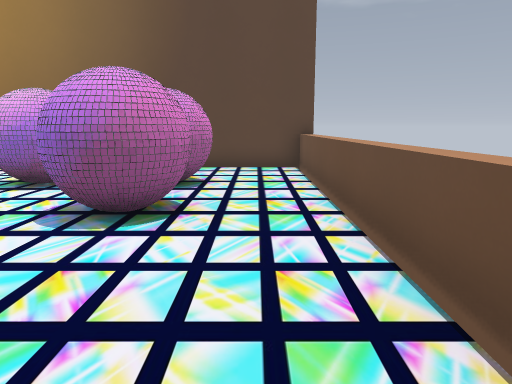
View 1 (above)

17 first-person views from a walk through a level from a Godot 3-D game. The camera is 1.2 m above the floor, tilts 10° down and sees 70° across. The floor is counted in squares, 1 m on a side. Each view is taken from the middle of a square. On the plan, view 1 faces up. The plan holds only what a view shows up to about 15 squares ahead; the rest is blank.

View 2
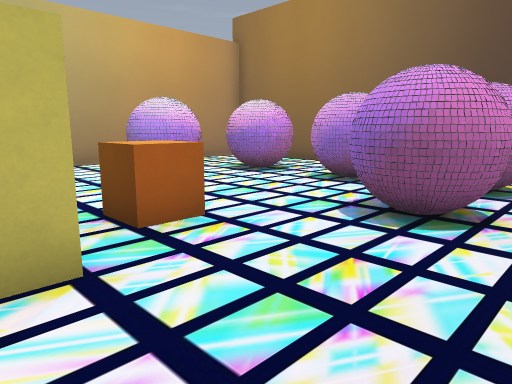

View 3
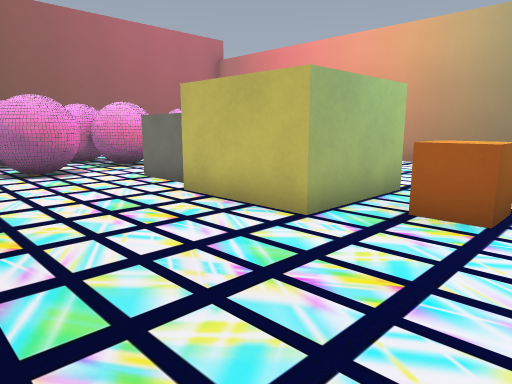

View 4
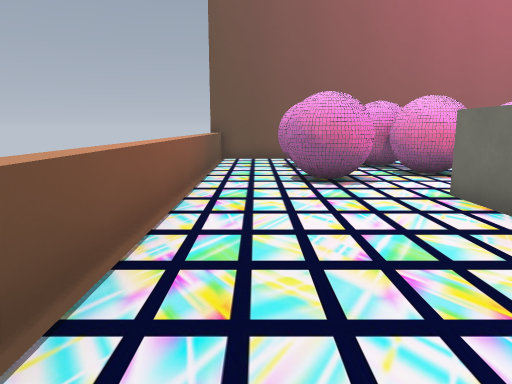

View 5
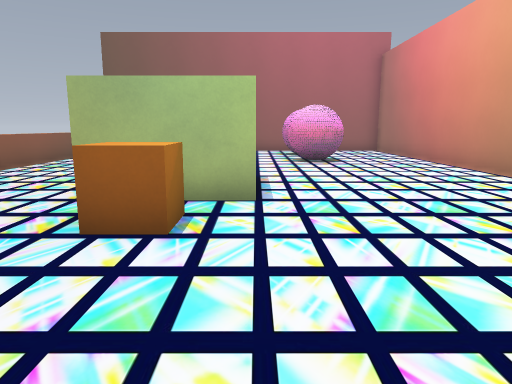

View 6
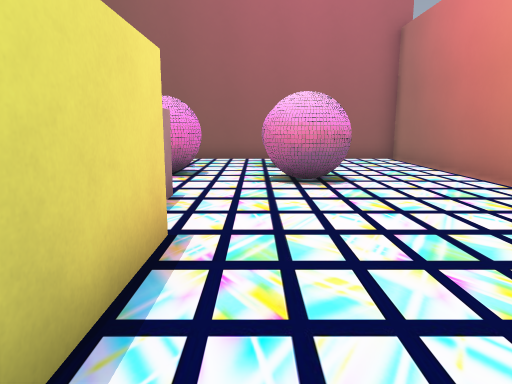

View 7
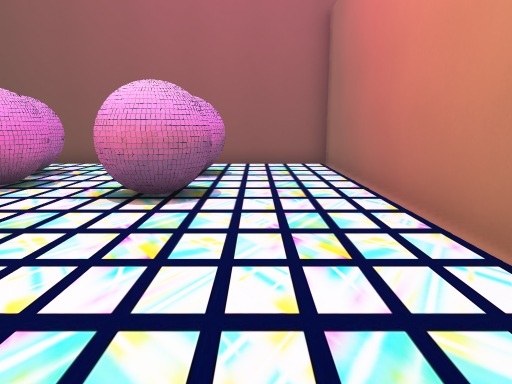

View 8
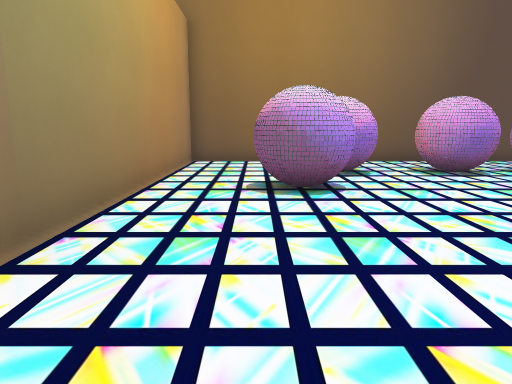

View 9
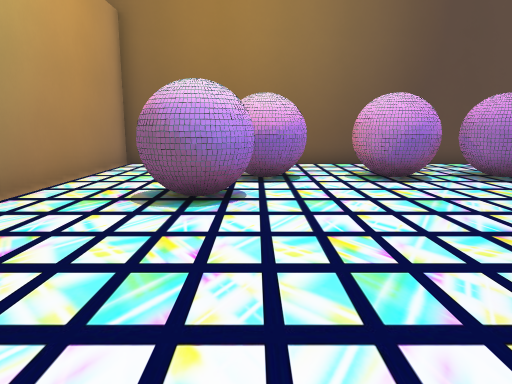

View 10
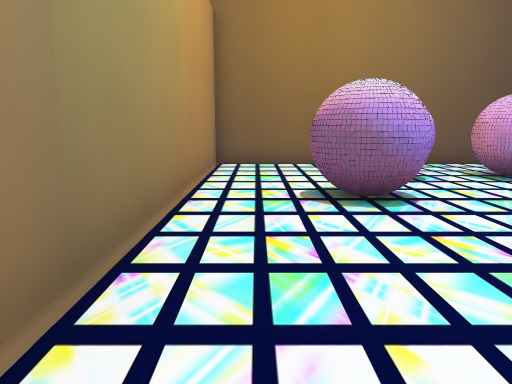

View 11
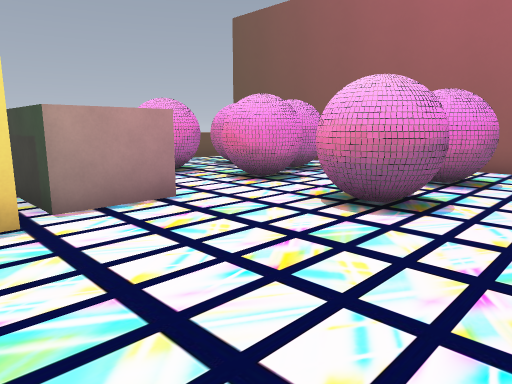

View 12
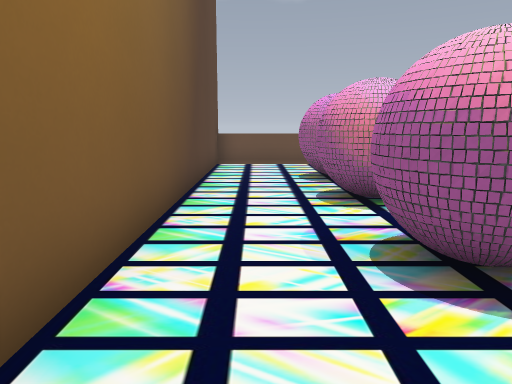

View 13
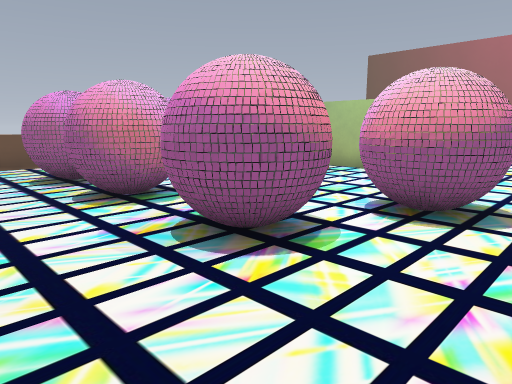

View 14
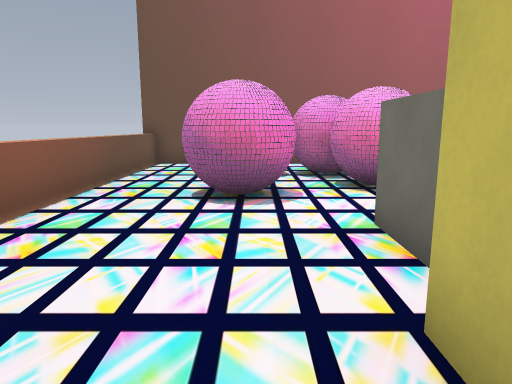

View 15
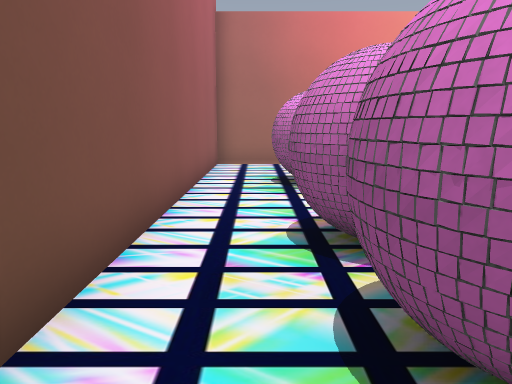

View 16
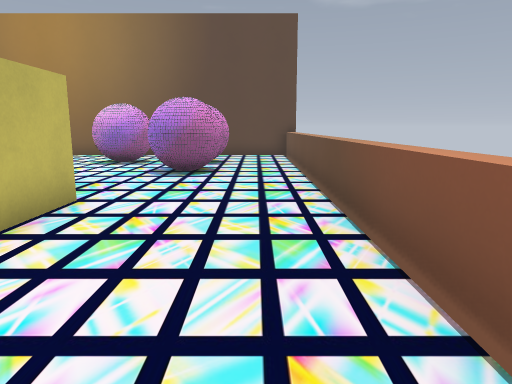

View 17
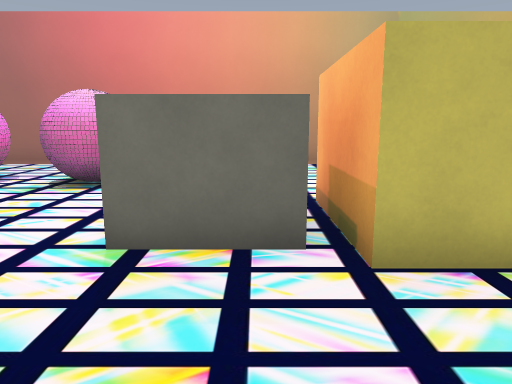

### Floor plan
Key: @ floor where view 1 was taken; # wall or solid block; x gap in a wall; . floor; ^ raised ledge; T thing the floor can be seen under or through.
Columns run from 13 left of view 1 to 2 right of it. Each row starts with its distance up from view 1.
 12 ###############
 11 #..............^
 10 #..............^
  9 #.......##.....^
  8 #....TT.##x##..^
  7 #....TT.##.#...^
  6 #..TTT.....# ..^
  5 #..TTT.....##..^
  4 #..............^
  3 #.......^^.....^
  2 #.......^^.....^
  1 #......####....^
  0 #......#  #..@.^
 -1 #......#  #....^
 -2 #......####....^
 -3 #.......^^.....^
 -4 #.......^^.....^
 -5 #..............^
 -6 #...##.....##..^
 -7 #...##..##.##..^
 -8 #.......##.....^
 -9 #...##...####..^
-10 #...##...####..^
-11 #..............^
-12 #..............^
-13 ###############

Where each view was taken, in squares from view 1:
view 1: 0 up, 0 right, facing up
view 2: 0 up, 0 right, facing up-left
view 3: 4 up, 1 right, facing down-left
view 4: 2 up, 0 right, facing down
view 5: 7 up, 6 left, facing down
view 6: 2 up, 7 left, facing down
view 7: 0 up, 10 left, facing down
view 8: 2 down, 10 left, facing up
view 9: 1 down, 8 left, facing up
view 10: 1 down, 11 left, facing up
view 11: 1 down, 11 left, facing down-right
view 12: 10 up, 11 left, facing right
view 13: 11 up, 11 left, facing down-right
view 14: 0 up, 2 left, facing down
view 15: 11 down, 0 right, facing left
view 16: 5 down, 0 right, facing up
view 17: 3 down, 0 right, facing left
